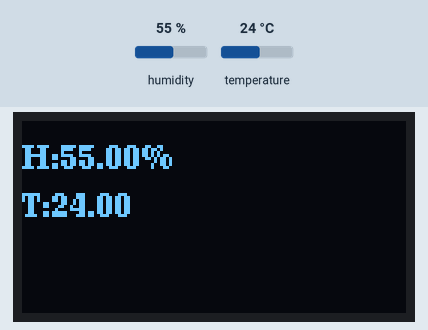
Simulated run of this sketch. Board: ESP8266 (NodeMCU). On the bench: 128×64 one-colour display. Inputs (shaded band) come from the test bench; at power-on: humidity 55 %, temperature 24 °C. What the sketch prints to the serial monitor is not drawn.

Above: at 2.9 s.
3.0 s: humidity set to 22 %
At 5.6 s:
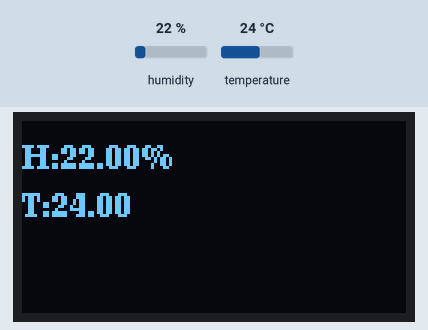
6.6 s: temperature set to 12 °C
At 9.8 s:
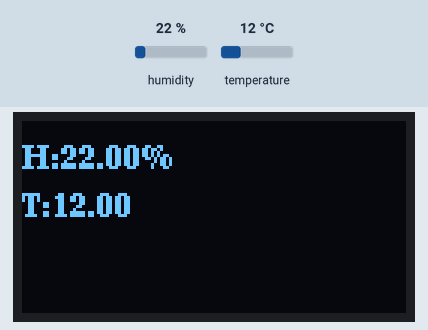
10.7 s: humidity set to 40 %
At 14.0 s:
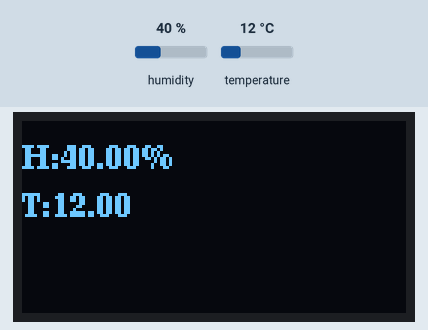
14.8 s: temperature set to 19 °C
Timing chart, 0 to 17.8 s (numbered marks = the images above; inputs shaded):
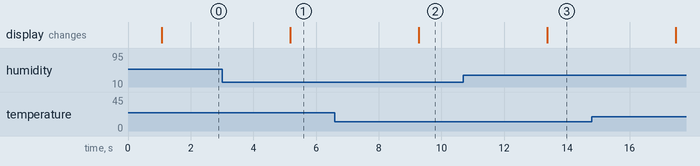

The sketch:

U8g2DHT11.ino
```cpp
#include <Arduino.h>
#include <U8g2lib.h>
#include "DHT.h"
#define DHTPIN D5     // Digital pin connected to the DHT sensor
#define DHTTYPE DHT11   // DHT 11
DHT dht(DHTPIN, DHTTYPE);

#ifdef U8X8_HAVE_HW_SPI
#include <SPI.h>
#endif
#ifdef U8X8_HAVE_HW_I2C
#include <Wire.h>
#endif

// The complete list is available here: https://github.com/olikraus/u8g2/wiki/u8g2setupcpp

U8G2_SSD1306_128X64_NONAME_F_SW_I2C u8g2(U8G2_R0, /* clock=12*/ D2, /* data=13*/ D1, /* reset=*/ U8X8_PIN_NONE);   // All Boards without Reset of the Display

void setup(void) {
  dht.begin();
  u8g2.begin();
  u8g2.enableUTF8Print();
  Serial.begin(115200);
}

void loop(void) {
  float h = dht.readHumidity();
  float t = dht.readTemperature();
  Serial.println(t);
  Serial.println(h);
  delay(1000);

  String OutputH = String("H:") + h + "%";
  String OutputT = String("T:") + t + (char)223 +"C";

  u8g2.clearBuffer();          // clear the internal memory
  //u8g2.setFont(u8g2_font_unifont_t_chinese1);
  u8g2.setFont(u8g2_font_ncenB08_tr); // choose a suitable font
  //u8g2.drawStr(0,16,"我好帥123");  // write something to the internal memory
  u8g2.setCursor(0, 16);
  u8g2.print(OutputH);
  u8g2.setCursor(0, 32);
  u8g2.print(OutputT);
  u8g2.sendBuffer();          // transfer internal memory to the display
  delay(1000);
}
```

Measured:
- after the input at 3.0 s, the display: changes after 2.2 s (image 1)
- after the input at 6.6 s, the display: changes after 2.7 s (image 2)
- after the input at 10.7 s, the display: changes after 2.7 s (image 3)
